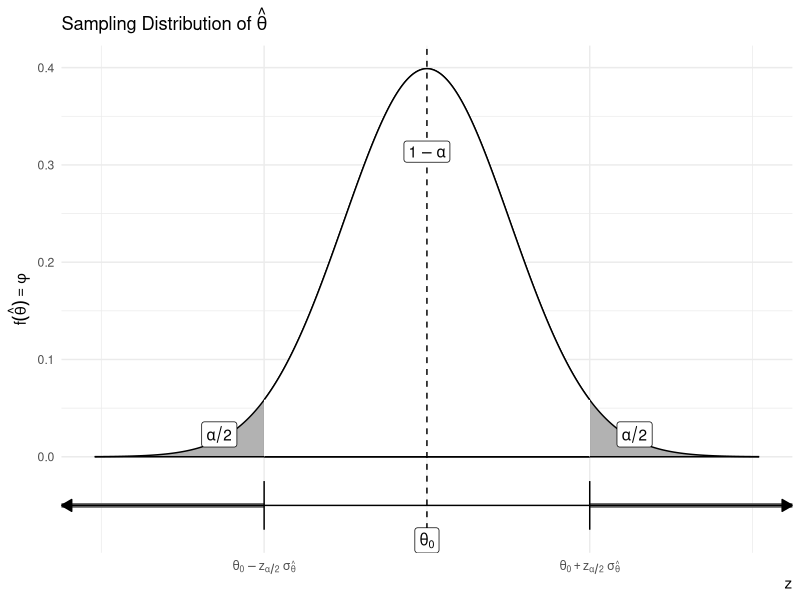
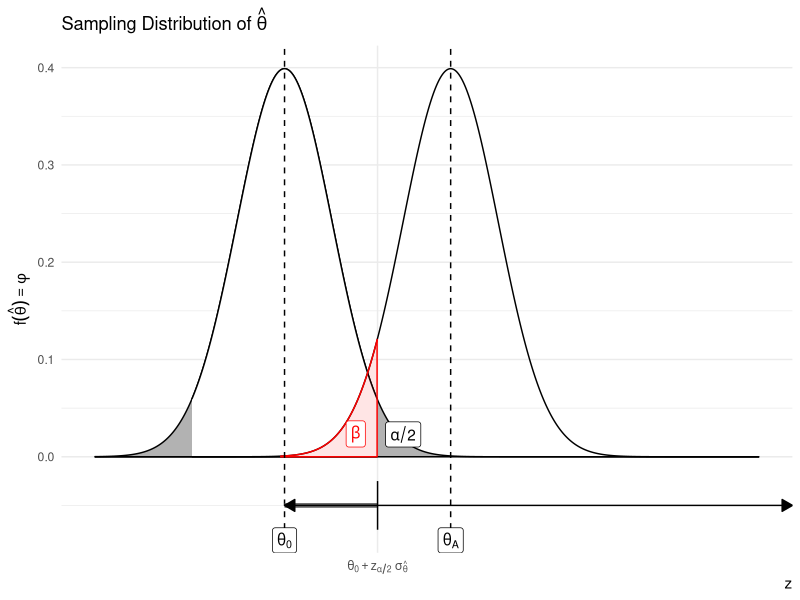
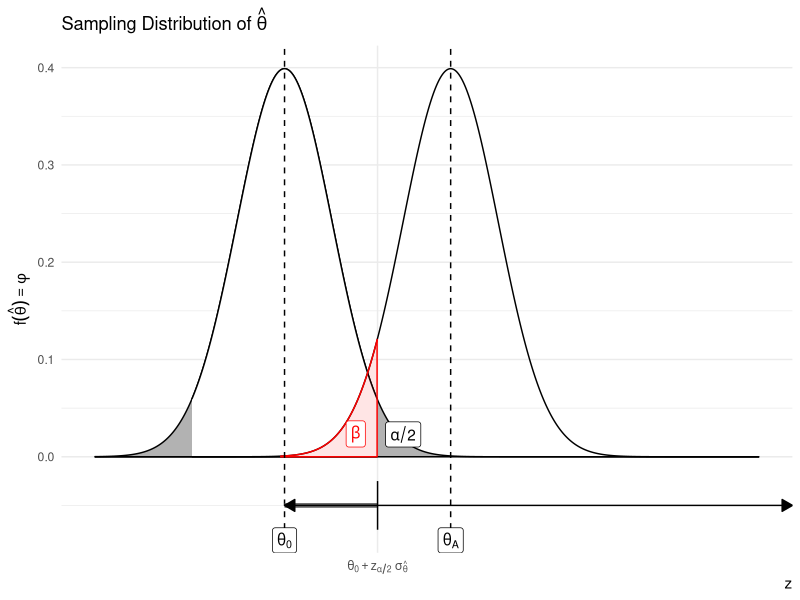
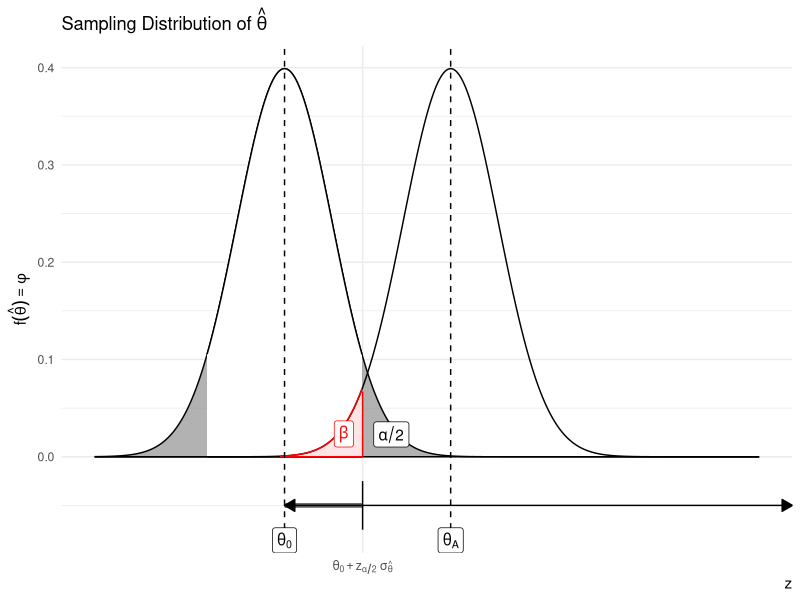
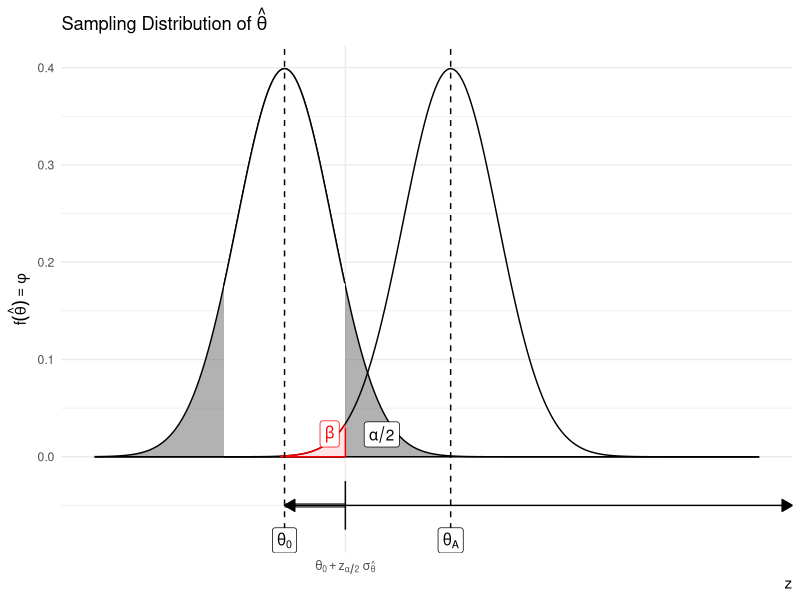
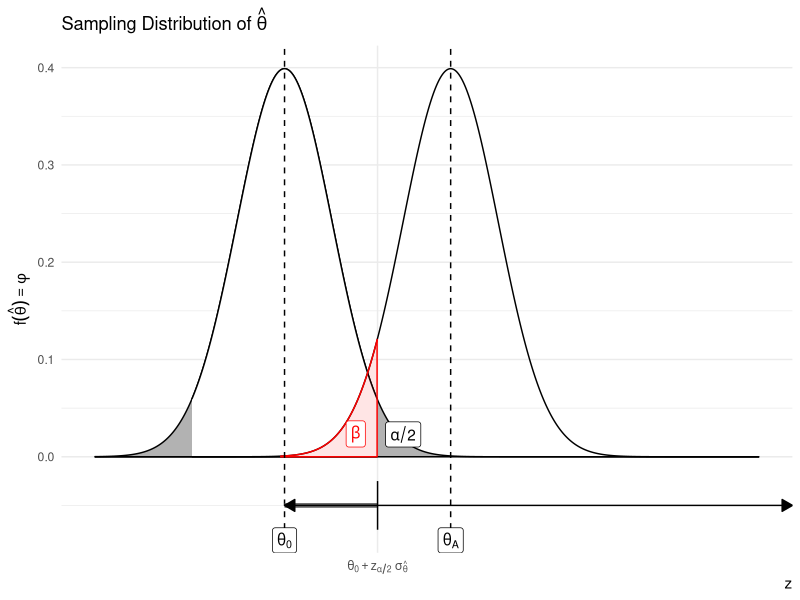
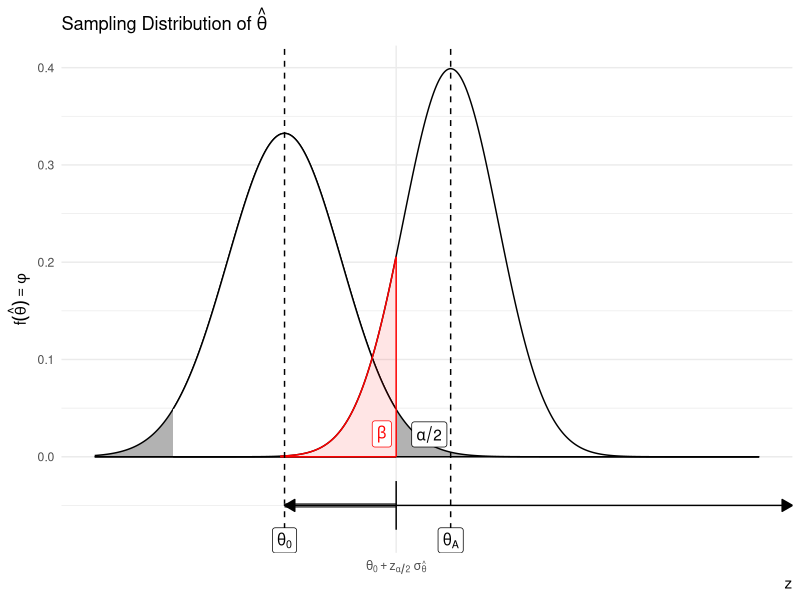
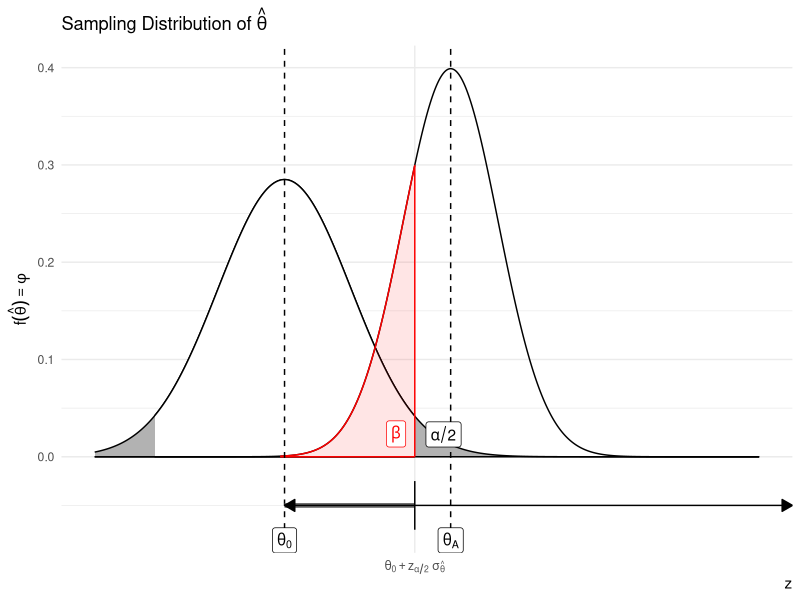

Write the R code that produced these figures, in order.
## ---- chunk 1
set.seed(123)
options(width=60)
knitr::opts_chunk$set(fig.align='center',fig.width=9,fig.height=5)
def.chunk.hook  <- knitr::knit_hooks$get("chunk")
knitr::knit_hooks$set(chunk = function(x, options) {
  x <- def.chunk.hook(x, options)
  ifelse(options$size != "normalsize", paste0("\n \\", options$size,"\n\n", x, "\n\n \\normalsize"), x)
})
require(tidyverse)
## ---- chunk 2
# Load necessary library
library(ggplot2)

# Define the mean and standard deviation
mean <- 0
sd <- 1

# Define the range for x values
x <- seq(-4, 4, length.out = 1000)

# Define the density function for the normal distribution
y <- dnorm(x, mean, sd)

# Calculate the critical value for a 95% confidence interval
z <- qnorm(c(0.025, 0.975))

ggplot(data.frame(x, y), aes(x, y)) +
  geom_ribbon(data = subset(data.frame(x, y), x > -Inf & x < Inf),
              aes(ymin = 0, ymax = y),
              fill = "gray40",
              alpha = 0.5,color = 'black') +
  geom_ribbon(data = subset(data.frame(x, y), x > z[1] & x < z[2]),
              aes(ymin = 0, ymax = y),
              fill = "white",
              alpha = 1,color = 'black') +
  labs(title = bquote("Sampling Distribution of"~ hat(theta)),
       x = bquote(z),
       y = bquote(f(hat(theta))==phi)) +
  theme_minimal() + 
  geom_vline(xintercept = 0,linetype = 'dashed') + 
  annotate(geom = 'segment',x = 1.96,y = -.05,xend = Inf,yend = -.05,
             size = 1.6,color = 'gray40') +
  annotate(geom = 'segment',x = -1.96,y = -.05,xend = -Inf,yend = -.05,
             size = 1.6,color = 'gray40') +
  annotate(geom = 'segment',x = -Inf,y = -.05,xend = Inf,yend = -.05,
           arrow = arrow(length=unit(0.30,"cm"), ends="both", type = "closed")) +
  annotate(geom = 'segment',x = 1.96,y = -.075,xend = 1.96,yend = -0.025) + 
  annotate(geom = 'segment',x = -1.96,y = -.075,xend = -1.96,yend = -0.025) + 
  annotate(geom = 'label',x = 0,y = -Inf,label = expression(theta[0]),vjust = 0,parse = T) + 
  # annotate(geom = 'segment',x = -.95,xend = .95,y = .25,yend= .25,
  #          arrow = arrow(length=unit(0.30,"cm"), ends="both", type = "closed")) + 
  annotate(geom = 'label',x = 0,y = Inf,label = expression(1-alpha),vjust = 5.5,parse = T) + 
  annotate(geom = 'label',x = -2.5,y = .01,label = expression(alpha/2),vjust = 0,parse = T) + 
  annotate(geom = 'label',x = 2.5,y = .01,label = expression(alpha/2),vjust = 0,parse = T) + 
  scale_x_continuous(breaks = c(-1.96,1.96),labels = c(expression(theta[0]-z[alpha/2]~sigma[hat(theta)]),expression(theta[0]+z[alpha/2]~sigma[hat(theta)]))) + 
  theme(axis.title.x = element_text(hjust = 1))
## ---- chunk 3
# Load necessary library
library(ggplot2)

# Define the mean and standard deviation
mean0 <- 0
sd0 <- 1
meanA <- 3.5
sdA <- 1

# Define the range for x values
x <- seq(-4, 10, length.out = 1000)

# Define the density function for the normal distribution
y0 <- dnorm(x, mean0, sd0)
yA <- dnorm(x,meanA,sdA)

# Calculate the critical value for a 95% confidence interval
z <- qnorm(c(0.025, 0.975))

ggplot(data.frame(x, y0), aes(x, y0)) +
  geom_ribbon(data = subset(data.frame(x, y0), x > -Inf & x < Inf),
              aes(ymin = 0, ymax = y0),
              fill = "gray40",
              alpha = 0.5,color = 'black') +
  geom_ribbon(data = subset(data.frame(x, y0), x > z[1] & x < z[2]),
              aes(ymin = 0, ymax = y0),
              fill = "white",
              alpha = 1,color = 'black') +
  geom_line(data = data.frame(x,yA),
            aes(x,yA)) + 
  geom_ribbon(data = data.frame(x,yA) %>%
                as_tibble() %>%
                filter(x < z[2],x > -.1),
              aes(x = x,ymin = 0,ymax = yA),inherit.aes = F,
              fill = 'red',color = 'red',alpha = .1) +
  labs(title = bquote("Sampling Distribution of"~ hat(theta)),
       x = bquote(z),
       y = bquote(f(hat(theta))==phi)) +
  theme_minimal() + 
  geom_vline(xintercept = c(0,3.5),linetype = 'dashed') + 
  annotate(geom = 'segment',x = 1.95,y = 0,xend = 1.95,yend = .12,color = 'red') + 
  # annotate(geom = 'segment',x = 1.96,y = -.05,xend = Inf,yend = -.05,
  #            size = 1.6,color = 'gray40') +
  annotate(geom = 'segment',x = 1.96,y = -.05,xend = 0,yend = -.05,
             size = 1.6,color = 'gray40') +
  annotate(geom = 'segment',x = 0,y = -.05,xend = Inf,yend = -.05,
           arrow = arrow(length=unit(0.30,"cm"), ends="both", type = "closed")) +
  annotate(geom = 'segment',x = 1.96,y = -.075,xend = 1.96,yend = -0.025) + 
  # annotate(geom = 'segment',x = -1.96,y = -.075,xend = -1.96,yend = -0.025) + 
  annotate(geom = 'label',x = 0,y = -Inf,label = expression(theta[0]),vjust = 0,parse = T) + 
  annotate(geom = 'label',x = 3.5,y = -Inf,label = expression(theta[A]),vjust = 0,parse = T) + 
  # annotate(geom = 'segment',x = -.95,xend = .95,y = .25,yend= .25,
  #          arrow = arrow(length=unit(0.30,"cm"), ends="both", type = "closed")) + 
  # annotate(geom = 'label',x = 0,y = Inf,label = expression(1-alpha),vjust = 5.5,parse = T) + 
  # annotate(geom = 'label',x = -2.5,y = .01,label = expression(alpha/2),vjust = 0,parse = T) + 
  annotate(geom = 'label',x = 2.5,y = .01,label = expression(alpha/2),vjust = 0,parse = T) + 
  annotate(geom = 'label',x = 1.5,y = .01,label = expression(beta),vjust = 0,parse = T,color = 'red') + 
  scale_x_continuous(breaks = c(1.96),labels = c(expression(theta[0]+z[alpha/2]~sigma[hat(theta)]))) + 
  theme(axis.title.x = element_text(hjust = 1))
## ---- chunk 4
# Load necessary library
library(ggplot2)

# Define the mean and standard deviation
mean0 <- 0
sd0 <- 1
meanA <- 3.5
sdA <- 1

# Define the range for x values
x <- seq(-4, 10, length.out = 1000)

# Define the density function for the normal distribution
y0 <- dnorm(x, mean0, sd0)
yA <- dnorm(x,meanA,sdA)

# Calculate the critical value for a 95% confidence interval
z <- qnorm(c(0.025, 0.975))

ggplot(data.frame(x, y0), aes(x, y0)) +
  geom_ribbon(data = subset(data.frame(x, y0), x > -Inf & x < Inf),
              aes(ymin = 0, ymax = y0),
              fill = "gray40",
              alpha = 0.5,color = 'black') +
  geom_ribbon(data = subset(data.frame(x, y0), x > z[1] & x < z[2]),
              aes(ymin = 0, ymax = y0),
              fill = "white",
              alpha = 1,color = 'black') +
  geom_line(data = data.frame(x,yA),
            aes(x,yA)) + 
  geom_ribbon(data = data.frame(x,yA) %>%
                as_tibble() %>%
                filter(x < z[2],x > -.1),
              aes(x = x,ymin = 0,ymax = yA),inherit.aes = F,
              fill = 'red',color = 'red',alpha = .1) +
  labs(title = bquote("Sampling Distribution of"~ hat(theta)),
       x = bquote(z),
       y = bquote(f(hat(theta))==phi)) +
  theme_minimal() + 
  geom_vline(xintercept = c(0,3.5),linetype = 'dashed') + 
  annotate(geom = 'segment',x = 1.95,y = 0,xend = 1.95,yend = .12,color = 'red') + 
  # annotate(geom = 'segment',x = 1.96,y = -.05,xend = Inf,yend = -.05,
  #            size = 1.6,color = 'gray40') +
  annotate(geom = 'segment',x = 1.96,y = -.05,xend = 0,yend = -.05,
             size = 1.6,color = 'gray40') +
  annotate(geom = 'segment',x = 0,y = -.05,xend = Inf,yend = -.05,
           arrow = arrow(length=unit(0.30,"cm"), ends="both", type = "closed")) +
  annotate(geom = 'segment',x = 1.96,y = -.075,xend = 1.96,yend = -0.025) + 
  # annotate(geom = 'segment',x = -1.96,y = -.075,xend = -1.96,yend = -0.025) + 
  annotate(geom = 'label',x = 0,y = -Inf,label = expression(theta[0]),vjust = 0,parse = T) + 
  annotate(geom = 'label',x = 3.5,y = -Inf,label = expression(theta[A]),vjust = 0,parse = T) + 
  # annotate(geom = 'segment',x = -.95,xend = .95,y = .25,yend= .25,
  #          arrow = arrow(length=unit(0.30,"cm"), ends="both", type = "closed")) + 
  # annotate(geom = 'label',x = 0,y = Inf,label = expression(1-alpha),vjust = 5.5,parse = T) + 
  # annotate(geom = 'label',x = -2.5,y = .01,label = expression(alpha/2),vjust = 0,parse = T) + 
  annotate(geom = 'label',x = 2.5,y = .01,label = expression(alpha/2),vjust = 0,parse = T) + 
  annotate(geom = 'label',x = 1.5,y = .01,label = expression(beta),vjust = 0,parse = T,color = 'red') + 
  scale_x_continuous(breaks = c(1.96),labels = c(expression(theta[0]+z[alpha/2]~sigma[hat(theta)]))) + 
  theme(axis.title.x = element_text(hjust = 1))
## ---- chunk 5
# Load necessary library
library(ggplot2)

# Define the mean and standard deviation
mean0 <- 0
sd0 <- 1
meanA <- 3.5
sdA <- 1

# Define the range for x values
x <- seq(-4, 10, length.out = 1000)

# Define the density function for the normal distribution
y0 <- dnorm(x, mean0, sd0)
yA <- dnorm(x,meanA,sdA)

# Calculate the critical value for a 95% confidence interval
z <- qnorm(c(0.05, 0.95))

ggplot(data.frame(x, y0), aes(x, y0)) +
  geom_ribbon(data = subset(data.frame(x, y0), x > -Inf & x < Inf),
              aes(ymin = 0, ymax = y0),
              fill = "gray40",
              alpha = 0.5,color = 'black') +
  geom_ribbon(data = subset(data.frame(x, y0), x > z[1] & x < z[2]),
              aes(ymin = 0, ymax = y0),
              fill = "white",
              alpha = 1,color = 'black') +
  geom_line(data = data.frame(x,yA),
            aes(x,yA)) + 
  geom_ribbon(data = data.frame(x,yA) %>%
                as_tibble() %>%
                filter(x < z[2],x > -.1),
              aes(x = x,ymin = 0,ymax = yA),inherit.aes = F,
              fill = 'red',color = 'red',alpha = .1) +
  labs(title = bquote("Sampling Distribution of"~ hat(theta)),
       x = bquote(z),
       y = bquote(f(hat(theta))==phi)) +
  theme_minimal() + 
  geom_vline(xintercept = c(0,3.5),linetype = 'dashed') + 
  annotate(geom = 'segment',x = z[2],y = 0,xend = z[2],yend = .067,color = 'red') + 
  # annotate(geom = 'segment',x = 1.96,y = -.05,xend = Inf,yend = -.05,
  #            size = 1.6,color = 'gray40') +
  annotate(geom = 'segment',x = z[2],y = -.05,xend = 0,yend = -.05,
             size = 1.6,color = 'gray40') +
  annotate(geom = 'segment',x = 0,y = -.05,xend = Inf,yend = -.05,
           arrow = arrow(length=unit(0.30,"cm"), ends="both", type = "closed")) +
  annotate(geom = 'segment',x = z[2],y = -.075,xend = z[2],yend = -0.025) + 
  # annotate(geom = 'segment',x = -1.96,y = -.075,xend = -1.96,yend = -0.025) + 
  annotate(geom = 'label',x = 0,y = -Inf,label = expression(theta[0]),vjust = 0,parse = T) + 
  annotate(geom = 'label',x = 3.5,y = -Inf,label = expression(theta[A]),vjust = 0,parse = T) + 
  # annotate(geom = 'segment',x = -.95,xend = .95,y = .25,yend= .25,
  #          arrow = arrow(length=unit(0.30,"cm"), ends="both", type = "closed")) + 
  # annotate(geom = 'label',x = 0,y = Inf,label = expression(1-alpha),vjust = 5.5,parse = T) + 
  # annotate(geom = 'label',x = -2.5,y = .01,label = expression(alpha/2),vjust = 0,parse = T) + 
  annotate(geom = 'label',x = 2.25,y = .01,label = expression(alpha/2),vjust = 0,parse = T) + 
  annotate(geom = 'label',x = 1.25,y = .01,label = expression(beta),vjust = 0,parse = T,color = 'red') + 
  scale_x_continuous(breaks = z[2],labels = c(expression(theta[0]+z[alpha/2]~sigma[hat(theta)]))) + 
  theme(axis.title.x = element_text(hjust = 1))
## ---- chunk 6
# Load necessary library
library(ggplot2)

# Define the mean and standard deviation
mean0 <- 0
sd0 <- 1
meanA <- 3.5
sdA <- 1

# Define the range for x values
x <- seq(-4, 10, length.out = 1000)

# Define the density function for the normal distribution
y0 <- dnorm(x, mean0, sd0)
yA <- dnorm(x,meanA,sdA)

# Calculate the critical value for a 95% confidence interval
z <- qnorm(c(0.1, 0.9))

ggplot(data.frame(x, y0), aes(x, y0)) +
  geom_ribbon(data = subset(data.frame(x, y0), x > -Inf & x < Inf),
              aes(ymin = 0, ymax = y0),
              fill = "gray40",
              alpha = 0.5,color = 'black') +
  geom_ribbon(data = subset(data.frame(x, y0), x > z[1] & x < z[2]),
              aes(ymin = 0, ymax = y0),
              fill = "white",
              alpha = 1,color = 'black') +
  geom_line(data = data.frame(x,yA),
            aes(x,yA)) + 
  geom_ribbon(data = data.frame(x,yA) %>%
                as_tibble() %>%
                filter(x < z[2],x > -.1),
              aes(x = x,ymin = 0,ymax = yA),inherit.aes = F,
              fill = 'red',color = 'red',alpha = .1) +
  labs(title = bquote("Sampling Distribution of"~ hat(theta)),
       x = bquote(z),
       y = bquote(f(hat(theta))==phi)) +
  theme_minimal() + 
  geom_vline(xintercept = c(0,3.5),linetype = 'dashed') + 
  annotate(geom = 'segment',x = z[2],y = 0,xend = z[2],yend = .03,color = 'red') + 
  # annotate(geom = 'segment',x = 1.96,y = -.05,xend = Inf,yend = -.05,
  #            size = 1.6,color = 'gray40') +
  annotate(geom = 'segment',x = z[2],y = -.05,xend = 0,yend = -.05,
             size = 1.6,color = 'gray40') +
  annotate(geom = 'segment',x = 0,y = -.05,xend = Inf,yend = -.05,
           arrow = arrow(length=unit(0.30,"cm"), ends="both", type = "closed")) +
  annotate(geom = 'segment',x = z[2],y = -.075,xend = z[2],yend = -0.025) + 
  # annotate(geom = 'segment',x = -1.96,y = -.075,xend = -1.96,yend = -0.025) + 
  annotate(geom = 'label',x = 0,y = -Inf,label = expression(theta[0]),vjust = 0,parse = T) + 
  annotate(geom = 'label',x = 3.5,y = -Inf,label = expression(theta[A]),vjust = 0,parse = T) + 
  # annotate(geom = 'segment',x = -.95,xend = .95,y = .25,yend= .25,
  #          arrow = arrow(length=unit(0.30,"cm"), ends="both", type = "closed")) + 
  # annotate(geom = 'label',x = 0,y = Inf,label = expression(1-alpha),vjust = 5.5,parse = T) + 
  # annotate(geom = 'label',x = -2.5,y = .01,label = expression(alpha/2),vjust = 0,parse = T) + 
  annotate(geom = 'label',x = 2.05,y = .01,label = expression(alpha/2),vjust = 0,parse = T) + 
  annotate(geom = 'label',x = .95,y = .01,label = expression(beta),vjust = 0,parse = T,color = 'red') + 
  scale_x_continuous(breaks = z[2],labels = c(expression(theta[0]+z[alpha/2]~sigma[hat(theta)]))) + 
  theme(axis.title.x = element_text(hjust = 1))
## ---- chunk 7
# Load necessary library
library(ggplot2)

# Define the mean and standard deviation
mean0 <- 0
sd0 <- 1
meanA <- 3.5
sdA <- 1

# Define the range for x values
x <- seq(-4, 10, length.out = 1000)

# Define the density function for the normal distribution
y0 <- dnorm(x, mean0, sd0)
yA <- dnorm(x,meanA,sdA)

# Calculate the critical value for a 95% confidence interval
z <- qnorm(c(0.025, 0.975))

ggplot(data.frame(x, y0), aes(x, y0)) +
  geom_ribbon(data = subset(data.frame(x, y0), x > -Inf & x < Inf),
              aes(ymin = 0, ymax = y0),
              fill = "gray40",
              alpha = 0.5,color = 'black') +
  geom_ribbon(data = subset(data.frame(x, y0), x > z[1] & x < z[2]),
              aes(ymin = 0, ymax = y0),
              fill = "white",
              alpha = 1,color = 'black') +
  geom_line(data = data.frame(x,yA),
            aes(x,yA)) + 
  geom_ribbon(data = data.frame(x,yA) %>%
                as_tibble() %>%
                filter(x < z[2],x > -.1),
              aes(x = x,ymin = 0,ymax = yA),inherit.aes = F,
              fill = 'red',color = 'red',alpha = .1) +
  labs(title = bquote("Sampling Distribution of"~ hat(theta)),
       x = bquote(z),
       y = bquote(f(hat(theta))==phi)) +
  theme_minimal() + 
  geom_vline(xintercept = c(0,3.5),linetype = 'dashed') + 
  annotate(geom = 'segment',x = 1.95,y = 0,xend = 1.95,yend = .12,color = 'red') + 
  # annotate(geom = 'segment',x = 1.96,y = -.05,xend = Inf,yend = -.05,
  #            size = 1.6,color = 'gray40') +
  annotate(geom = 'segment',x = 1.96,y = -.05,xend = 0,yend = -.05,
             size = 1.6,color = 'gray40') +
  annotate(geom = 'segment',x = 0,y = -.05,xend = Inf,yend = -.05,
           arrow = arrow(length=unit(0.30,"cm"), ends="both", type = "closed")) +
  annotate(geom = 'segment',x = 1.96,y = -.075,xend = 1.96,yend = -0.025) + 
  # annotate(geom = 'segment',x = -1.96,y = -.075,xend = -1.96,yend = -0.025) + 
  annotate(geom = 'label',x = 0,y = -Inf,label = expression(theta[0]),vjust = 0,parse = T) + 
  annotate(geom = 'label',x = 3.5,y = -Inf,label = expression(theta[A]),vjust = 0,parse = T) + 
  # annotate(geom = 'segment',x = -.95,xend = .95,y = .25,yend= .25,
  #          arrow = arrow(length=unit(0.30,"cm"), ends="both", type = "closed")) + 
  # annotate(geom = 'label',x = 0,y = Inf,label = expression(1-alpha),vjust = 5.5,parse = T) + 
  # annotate(geom = 'label',x = -2.5,y = .01,label = expression(alpha/2),vjust = 0,parse = T) + 
  annotate(geom = 'label',x = 2.5,y = .01,label = expression(alpha/2),vjust = 0,parse = T) + 
  annotate(geom = 'label',x = 1.5,y = .01,label = expression(beta),vjust = 0,parse = T,color = 'red') + 
  scale_x_continuous(breaks = c(1.96),labels = c(expression(theta[0]+z[alpha/2]~sigma[hat(theta)]))) + 
  theme(axis.title.x = element_text(hjust = 1))
## ---- chunk 8
# Load necessary library
library(ggplot2)

# Define the mean and standard deviation
mean0 <- 0
sd0 <- 1.2
meanA <- 3.5
sdA <- 1

# Define the range for x values
x <- seq(-4, 10, length.out = 1000)

# Define the density function for the normal distribution
y0 <- dnorm(x, mean0, sd0)
yA <- dnorm(x,meanA,sdA)

# Calculate the critical value for a 95% confidence interval
z <- qnorm(c(0.025, 0.975))

z0 <- z*sd0
zA <- z*sdA

ggplot(data.frame(x, y0), aes(x, y0)) +
  geom_ribbon(data = subset(data.frame(x, y0), x > -Inf & x < Inf),
              aes(ymin = 0, ymax = y0),
              fill = "gray40",
              alpha = 0.5,color = 'black') +
  geom_ribbon(data = subset(data.frame(x, y0), x > z0[1] & x < z0[2]),
              aes(ymin = 0, ymax = y0),
              fill = "white",
              alpha = 1,color = 'black') +
  geom_line(data = data.frame(x,yA),
            aes(x,yA)) + 
  geom_ribbon(data = data.frame(x,yA) %>%
                as_tibble() %>%
                filter(x < z0[2],x > -.1),
              aes(x = x,ymin = 0,ymax = yA),inherit.aes = F,
              fill = 'red',color = 'red',alpha = .1) +
  labs(title = bquote("Sampling Distribution of"~ hat(theta)),
       x = bquote(z),
       y = bquote(f(hat(theta))==phi)) +
  theme_minimal() + 
  geom_vline(xintercept = c(0,3.5),linetype = 'dashed') + 
  annotate(geom = 'segment',x = z0[2],y = 0,xend = z0[2],yend = .205,color = 'red') + 
  # annotate(geom = 'segment',x = 1.96,y = -.05,xend = Inf,yend = -.05,
  #            size = 1.6,color = 'gray40') +
  annotate(geom = 'segment',x = z0[2],y = -.05,xend = 0,yend = -.05,
             size = 1.6,color = 'gray40') +
  annotate(geom = 'segment',x = 0,y = -.05,xend = Inf,yend = -.05,
           arrow = arrow(length=unit(0.30,"cm"), ends="both", type = "closed")) +
  annotate(geom = 'segment',x = z0[2],y = -.075,xend = z0[2],yend = -0.025) + 
  # annotate(geom = 'segment',x = -1.96,y = -.075,xend = -1.96,yend = -0.025) + 
  annotate(geom = 'label',x = 0,y = -Inf,label = expression(theta[0]),vjust = 0,parse = T) + 
  annotate(geom = 'label',x = 3.5,y = -Inf,label = expression(theta[A]),vjust = 0,parse = T) + 
  # annotate(geom = 'segment',x = -.95,xend = .95,y = .25,yend= .25,
  #          arrow = arrow(length=unit(0.30,"cm"), ends="both", type = "closed")) + 
  # annotate(geom = 'label',x = 0,y = Inf,label = expression(1-alpha),vjust = 5.5,parse = T) + 
  # annotate(geom = 'label',x = -2.5,y = .01,label = expression(alpha/2),vjust = 0,parse = T) + 
  annotate(geom = 'label',x = 3.05,y = .01,label = expression(alpha/2),vjust = 0,parse = T) + 
  annotate(geom = 'label',x = 2.05,y = .01,label = expression(beta),vjust = 0,parse = T,color = 'red') + 
  scale_x_continuous(breaks = z0[2],labels = c(expression(theta[0]+z[alpha/2]~sigma[hat(theta)]))) + 
  theme(axis.title.x = element_text(hjust = 1))
## ---- chunk 9
# Load necessary library
library(ggplot2)

# Define the mean and standard deviation
mean0 <- 0
sd0 <- 1.4
meanA <- 3.5
sdA <- 1

# Define the range for x values
x <- seq(-4, 10, length.out = 1000)

# Define the density function for the normal distribution
y0 <- dnorm(x, mean0, sd0)
yA <- dnorm(x,meanA,sdA)

# Calculate the critical value for a 95% confidence interval
z <- qnorm(c(0.025, 0.975))

z0 <- z*sd0
zA <- z*sdA

ggplot(data.frame(x, y0), aes(x, y0)) +
  geom_ribbon(data = subset(data.frame(x, y0), x > -Inf & x < Inf),
              aes(ymin = 0, ymax = y0),
              fill = "gray40",
              alpha = 0.5,color = 'black') +
  geom_ribbon(data = subset(data.frame(x, y0), x > z0[1] & x < z0[2]),
              aes(ymin = 0, ymax = y0),
              fill = "white",
              alpha = 1,color = 'black') +
  geom_line(data = data.frame(x,yA),
            aes(x,yA)) + 
  geom_ribbon(data = data.frame(x,yA) %>%
                as_tibble() %>%
                filter(x < z0[2],x > -.1),
              aes(x = x,ymin = 0,ymax = yA),inherit.aes = F,
              fill = 'red',color = 'red',alpha = .1) +
  labs(title = bquote("Sampling Distribution of"~ hat(theta)),
       x = bquote(z),
       y = bquote(f(hat(theta))==phi)) +
  theme_minimal() + 
  geom_vline(xintercept = c(0,3.5),linetype = 'dashed') + 
  annotate(geom = 'segment',x = z0[2],y = 0,xend = z0[2],yend = .3,color = 'red') + 
  # annotate(geom = 'segment',x = 1.96,y = -.05,xend = Inf,yend = -.05,
  #            size = 1.6,color = 'gray40') +
  annotate(geom = 'segment',x = z0[2],y = -.05,xend = 0,yend = -.05,
             size = 1.6,color = 'gray40') +
  annotate(geom = 'segment',x = 0,y = -.05,xend = Inf,yend = -.05,
           arrow = arrow(length=unit(0.30,"cm"), ends="both", type = "closed")) +
  annotate(geom = 'segment',x = z0[2],y = -.075,xend = z0[2],yend = -0.025) + 
  # annotate(geom = 'segment',x = -1.96,y = -.075,xend = -1.96,yend = -0.025) + 
  annotate(geom = 'label',x = 0,y = -Inf,label = expression(theta[0]),vjust = 0,parse = T) + 
  annotate(geom = 'label',x = 3.5,y = -Inf,label = expression(theta[A]),vjust = 0,parse = T) + 
  # annotate(geom = 'segment',x = -.95,xend = .95,y = .25,yend= .25,
  #          arrow = arrow(length=unit(0.30,"cm"), ends="both", type = "closed")) + 
  # annotate(geom = 'label',x = 0,y = Inf,label = expression(1-alpha),vjust = 5.5,parse = T) + 
  # annotate(geom = 'label',x = -2.5,y = .01,label = expression(alpha/2),vjust = 0,parse = T) + 
  annotate(geom = 'label',x = 3.35,y = .01,label = expression(alpha/2),vjust = 0,parse = T) + 
  annotate(geom = 'label',x = 2.35,y = .01,label = expression(beta),vjust = 0,parse = T,color = 'red') + 
  scale_x_continuous(breaks = z0[2],labels = c(expression(theta[0]+z[alpha/2]~sigma[hat(theta)]))) + 
  theme(axis.title.x = element_text(hjust = 1))
## ---- chunk 10
# Load necessary library
library(ggplot2)

# Define the mean and standard deviation
mean0 <- 0
sd0 <- 1
meanA <- 3.5
sdA <- 1

# Define the range for x values
x <- seq(-4, 10, length.out = 1000)

# Define the density function for the normal distribution
y0 <- dnorm(x, mean0, sd0)
yA <- dnorm(x,meanA,sdA)

# Calculate the critical value for a 95% confidence interval
z <- qnorm(c(0.025, 0.975))

z0 <- z*sd0
zA <- z*sdA

ggplot(data.frame(x, y0), aes(x, y0)) +
  geom_ribbon(data = subset(data.frame(x, y0), x > -Inf & x < Inf),
              aes(ymin = 0, ymax = y0),
              fill = "gray40",
              alpha = 0.5,color = 'black') +
  geom_ribbon(data = subset(data.frame(x, y0), x > z0[1] & x < z0[2]),
              aes(ymin = 0, ymax = y0),
              fill = "white",
              alpha = 1,color = 'black') +
  geom_line(data = data.frame(x,yA),
            aes(x,yA)) + 
  geom_ribbon(data = data.frame(x,yA) %>%
                as_tibble() %>%
                filter(x < z0[2],x > -.1),
              aes(x = x,ymin = 0,ymax = yA),inherit.aes = F,
              fill = 'red',color = 'red',alpha = .1) +
  labs(title = bquote("Sampling Distribution of"~ hat(theta)),
       x = bquote(z),
       y = bquote(f(hat(theta))==phi)) +
  theme_minimal() + 
  geom_vline(xintercept = c(0,3.5),linetype = 'dashed') + 
  annotate(geom = 'segment',x = z0[2],y = 0,xend = z0[2],yend = .12,color = 'red') + 
  # annotate(geom = 'segment',x = 1.96,y = -.05,xend = Inf,yend = -.05,
  #            size = 1.6,color = 'gray40') +
  annotate(geom = 'segment',x = z0[2],y = -.05,xend = 0,yend = -.05,
             size = 1.6,color = 'gray40') +
  annotate(geom = 'segment',x = 0,y = -.05,xend = Inf,yend = -.05,
           arrow = arrow(length=unit(0.30,"cm"), ends="both", type = "closed")) +
  annotate(geom = 'segment',x = z0[2],y = -.075,xend = z0[2],yend = -0.025) + 
  # annotate(geom = 'segment',x = -1.96,y = -.075,xend = -1.96,yend = -0.025) + 
  annotate(geom = 'label',x = 0,y = -Inf,label = expression(theta[0]),vjust = 0,parse = T) + 
  annotate(geom = 'label',x = 3.5,y = -Inf,label = expression(theta[A]),vjust = 0,parse = T) + 
  # annotate(geom = 'segment',x = -.95,xend = .95,y = .25,yend= .25,
  #          arrow = arrow(length=unit(0.30,"cm"), ends="both", type = "closed")) + 
  # annotate(geom = 'label',x = 0,y = Inf,label = expression(1-alpha),vjust = 5.5,parse = T) + 
  # annotate(geom = 'label',x = -2.5,y = .01,label = expression(alpha/2),vjust = 0,parse = T) + 
  annotate(geom = 'label',x = 2.5,y = .01,label = expression(alpha/2),vjust = 0,parse = T) + 
  annotate(geom = 'label',x = 1.5,y = .01,label = expression(beta),vjust = 0,parse = T,color = 'red') + 
  scale_x_continuous(breaks = z0[2],labels = c(expression(theta[0]+z[alpha/2]~sigma[hat(theta)]))) + 
  theme(axis.title.x = element_text(hjust = 1))
## ---- chunk 11
# Load necessary library
library(ggplot2)

# Define the mean and standard deviation
mean0 <- 0
sd0 <- .8
meanA <- 3.5
sdA <- 1

# Define the range for x values
x <- seq(-4, 10, length.out = 1000)

# Define the density function for the normal distribution
y0 <- dnorm(x, mean0, sd0)
yA <- dnorm(x,meanA,sdA)

# Calculate the critical value for a 95% confidence interval
z <- qnorm(c(0.025, 0.975))

z0 <- z*sd0
zA <- z*sdA

ggplot(data.frame(x, y0), aes(x, y0)) +
  geom_ribbon(data = subset(data.frame(x, y0), x > -Inf & x < Inf),
              aes(ymin = 0, ymax = y0),
              fill = "gray40",
              alpha = 0.5,color = 'black') +
  geom_ribbon(data = subset(data.frame(x, y0), x > z0[1] & x < z0[2]),
              aes(ymin = 0, ymax = y0),
              fill = "white",
              alpha = 1,color = 'black') +
  geom_line(data = data.frame(x,yA),
            aes(x,yA)) + 
  geom_ribbon(data = data.frame(x,yA) %>%
                as_tibble() %>%
                filter(x < z0[2],x > -.1),
              aes(x = x,ymin = 0,ymax = yA),inherit.aes = F,
              fill = 'red',color = 'red',alpha = .1) +
  labs(title = bquote("Sampling Distribution of"~ hat(theta)),
       x = bquote(z),
       y = bquote(f(hat(theta))==phi)) +
  theme_minimal() + 
  geom_vline(xintercept = c(0,3.5),linetype = 'dashed') + 
  annotate(geom = 'segment',x = z0[2],y = 0,xend = z0[2],yend = .07,color = 'red') + 
  # annotate(geom = 'segment',x = 1.96,y = -.05,xend = Inf,yend = -.05,
  #            size = 1.6,color = 'gray40') +
  annotate(geom = 'segment',x = z0[2],y = -.05,xend = 0,yend = -.05,
             size = 1.6,color = 'gray40') +
  annotate(geom = 'segment',x = 0,y = -.05,xend = Inf,yend = -.05,
           arrow = arrow(length=unit(0.30,"cm"), ends="both", type = "closed")) +
  annotate(geom = 'segment',x = z0[2],y = -.075,xend = z0[2],yend = -0.025) + 
  # annotate(geom = 'segment',x = -1.96,y = -.075,xend = -1.96,yend = -0.025) + 
annotate(geom = 'label',x = mean0,y = -Inf,label = expression(theta[0]),vjust = 0,parse = T) + 
  annotate(geom = 'label',x = meanA,y = -Inf,label = expression(theta[A]),vjust = 0,parse = T) + 
  # annotate(geom = 'segment',x = -.95,xend = .95,y = .25,yend= .25,
  #          arrow = arrow(length=unit(0.30,"cm"), ends="both", type = "closed")) + 
  # annotate(geom = 'label',x = 0,y = Inf,label = expression(1-alpha),vjust = 5.5,parse = T) + 
  # annotate(geom = 'label',x = -2.5,y = .01,label = expression(alpha/2),vjust = 0,parse = T) + 
  annotate(geom = 'label',x = 2.25,y = .01,label = expression(alpha/2),vjust = 0,parse = T) + 
  annotate(geom = 'label',x = 1.25,y = .01,label = expression(beta),vjust = 0,parse = T,color = 'red') + 
  scale_x_continuous(breaks = z0[2],labels = c(expression(theta[0]+z[alpha/2]~sigma[hat(theta)]))) + 
  theme(axis.title.x = element_text(hjust = 1))
## ---- chunk 12
# Load necessary library
library(ggplot2)

# Define the mean and standard deviation
mean0 <- 0
sd0 <- .6
meanA <- 3.5
sdA <- 1

# Define the range for x values
x <- seq(-4, 10, length.out = 1000)

# Define the density function for the normal distribution
y0 <- dnorm(x, mean0, sd0)
yA <- dnorm(x,meanA,sdA)

# Calculate the critical value for a 95% confidence interval
z <- qnorm(c(0.025, 0.975))

z0 <- z*sd0
zA <- z*sdA

ggplot(data.frame(x, y0), aes(x, y0)) +
  geom_ribbon(data = subset(data.frame(x, y0), x > -Inf & x < Inf),
              aes(ymin = 0, ymax = y0),
              fill = "gray40",
              alpha = 0.5,color = 'black') +
  geom_ribbon(data = subset(data.frame(x, y0), x > z0[1] & x < z0[2]),
              aes(ymin = 0, ymax = y0),
              fill = "white",
              alpha = 1,color = 'black') +
  geom_line(data = data.frame(x,yA),
            aes(x,yA)) + 
  geom_ribbon(data = data.frame(x,yA) %>%
                as_tibble() %>%
                filter(x < z0[2],x > -.1),
              aes(x = x,ymin = 0,ymax = yA),inherit.aes = F,
              fill = 'red',color = 'red',alpha = .1) +
  labs(title = bquote("Sampling Distribution of"~ hat(theta)),
       x = bquote(z),
       y = bquote(f(hat(theta))==phi)) +
  theme_minimal() + 
  geom_vline(xintercept = c(0,3.5),linetype = 'dashed') + 
  annotate(geom = 'segment',x = z0[2],y = 0,xend = z0[2],yend = .021,color = 'red') + 
  # annotate(geom = 'segment',x = 1.96,y = -.05,xend = Inf,yend = -.05,
  #            size = 1.6,color = 'gray40') +
  annotate(geom = 'segment',x = z0[2],y = -.05,xend = 0,yend = -.05,
             size = 1.6,color = 'gray40') +
  annotate(geom = 'segment',x = 0,y = -.05,xend = Inf,yend = -.05,
           arrow = arrow(length=unit(0.30,"cm"), ends="both", type = "closed")) +
  annotate(geom = 'segment',x = z0[2],y = -.075,xend = z0[2],yend = -0.025) + 
  # annotate(geom = 'segment',x = -1.96,y = -.075,xend = -1.96,yend = -0.025) + 
annotate(geom = 'label',x = mean0,y = -Inf,label = expression(theta[0]),vjust = 0,parse = T) + 
  annotate(geom = 'label',x = meanA,y = -Inf,label = expression(theta[A]),vjust = 0,parse = T) + 
  # annotate(geom = 'segment',x = -.95,xend = .95,y = .25,yend= .25,
  #          arrow = arrow(length=unit(0.30,"cm"), ends="both", type = "closed")) + 
  # annotate(geom = 'label',x = 0,y = Inf,label = expression(1-alpha),vjust = 5.5,parse = T) + 
  # annotate(geom = 'label',x = -2.5,y = .01,label = expression(alpha/2),vjust = 0,parse = T) + 
  annotate(geom = 'label',x = 1.75,y = .01,label = expression(alpha/2),vjust = 0,parse = T) + 
  annotate(geom = 'label',x = .75,y = .01,label = expression(beta),vjust = 0,parse = T,color = 'red') + 
  scale_x_continuous(breaks = z0[2],labels = c(expression(theta[0]+z[alpha/2]~sigma[hat(theta)]))) + 
  theme(axis.title.x = element_text(hjust = 1))
## ---- chunk 13
# Load necessary library
library(ggplot2)

# Define the mean and standard deviation
mean0 <- 0
sd0 <- 1
meanA <- 3.5
sdA <- 1

# Define the range for x values
x <- seq(-4, 10, length.out = 1000)

# Define the density function for the normal distribution
y0 <- dnorm(x, mean0, sd0)
yA <- dnorm(x,meanA,sdA)

# Calculate the critical value for a 95% confidence interval
z <- qnorm(c(0.025, 0.975))

z0 <- z*sd0
zA <- z*sdA

ggplot(data.frame(x, y0), aes(x, y0)) +
  geom_ribbon(data = subset(data.frame(x, y0), x > -Inf & x < Inf),
              aes(ymin = 0, ymax = y0),
              fill = "gray40",
              alpha = 0.5,color = 'black') +
  geom_ribbon(data = subset(data.frame(x, y0), x > z0[1] & x < z0[2]),
              aes(ymin = 0, ymax = y0),
              fill = "white",
              alpha = 1,color = 'black') +
  geom_line(data = data.frame(x,yA),
            aes(x,yA)) + 
  geom_ribbon(data = data.frame(x,yA) %>%
                as_tibble() %>%
                filter(x < z0[2],x > -.1),
              aes(x = x,ymin = 0,ymax = yA),inherit.aes = F,
              fill = 'red',color = 'red',alpha = .1) +
  labs(title = bquote("Sampling Distribution of"~ hat(theta)),
       x = bquote(z),
       y = bquote(f(hat(theta))==phi)) +
  theme_minimal() + 
  geom_vline(xintercept = c(mean0,meanA),linetype = 'dashed') + 
  annotate(geom = 'segment',x = z0[2],y = 0,xend = z0[2],yend = .12,color = 'red') + 
  # annotate(geom = 'segment',x = 1.96,y = -.05,xend = Inf,yend = -.05,
  #            size = 1.6,color = 'gray40') +
  annotate(geom = 'segment',x = z0[2],y = -.05,xend = 0,yend = -.05,
             size = 1.6,color = 'gray40') +
  annotate(geom = 'segment',x = 0,y = -.05,xend = Inf,yend = -.05,
           arrow = arrow(length=unit(0.30,"cm"), ends="both", type = "closed")) +
  annotate(geom = 'segment',x = z0[2],y = -.075,xend = z0[2],yend = -0.025) + 
  # annotate(geom = 'segment',x = -1.96,y = -.075,xend = -1.96,yend = -0.025) + 
  annotate(geom = 'label',x = mean0,y = -Inf,label = expression(theta[0]),vjust = 0,parse = T) + 
  annotate(geom = 'label',x = meanA,y = -Inf,label = expression(theta[A]),vjust = 0,parse = T) + 
  # annotate(geom = 'segment',x = -.95,xend = .95,y = .25,yend= .25,
  #          arrow = arrow(length=unit(0.30,"cm"), ends="both", type = "closed")) + 
  # annotate(geom = 'label',x = 0,y = Inf,label = expression(1-alpha),vjust = 5.5,parse = T) + 
  # annotate(geom = 'label',x = -2.5,y = .01,label = expression(alpha/2),vjust = 0,parse = T) + 
  annotate(geom = 'label',x = 2.5,y = .01,label = expression(alpha/2),vjust = 0,parse = T) + 
  annotate(geom = 'label',x = 1.5,y = .01,label = expression(beta),vjust = 0,parse = T,color = 'red') + 
  scale_x_continuous(breaks = z0[2],labels = c(expression(theta[0]+z[alpha/2]~sigma[hat(theta)]))) + 
  theme(axis.title.x = element_text(hjust = 1))
## ---- chunk 14
# Load necessary library
library(ggplot2)

# Define the mean and standard deviation
mean0 <- -.2
sd0 <- 1
meanA <- 3.7
sdA <- 1

# Define the range for x values
x <- seq(-4, 10, length.out = 1000)

# Define the density function for the normal distribution
y0 <- dnorm(x, mean0, sd0)
yA <- dnorm(x,meanA,sdA)

# Calculate the critical value for a 95% confidence interval
z <- qnorm(c(0.025, 0.975))

z0 <- mean0 + z*sd0
zA <- meanA + z*sdA

ggplot(data.frame(x, y0), aes(x, y0)) +
  geom_ribbon(data = subset(data.frame(x, y0), x > -Inf & x < Inf),
              aes(ymin = 0, ymax = y0),
              fill = "gray40",
              alpha = 0.5,color = 'black') +
  geom_ribbon(data = subset(data.frame(x, y0), x > z0[1] & x < z0[2]),
              aes(ymin = 0, ymax = y0),
              fill = "white",
              alpha = 1,color = 'black') +
  geom_line(data = data.frame(x,yA),
            aes(x,yA)) + 
  geom_ribbon(data = data.frame(x,yA) %>%
                as_tibble() %>%
                filter(x < z0[2],x > -.1),
              aes(x = x,ymin = 0,ymax = yA),inherit.aes = F,
              fill = 'red',color = 'red',alpha = .1) +
  labs(title = bquote("Sampling Distribution of"~ hat(theta)),
       x = bquote(z),
       y = bquote(f(hat(theta))==phi)) +
  theme_minimal() + 
  geom_vline(xintercept = c(mean0,meanA),linetype = 'dashed') + 
  annotate(geom = 'segment',x = z0[2],y = 0,xend = z0[2],yend = .061,color = 'red') + 
  # annotate(geom = 'segment',x = 1.96,y = -.05,xend = Inf,yend = -.05,
  #            size = 1.6,color = 'gray40') +
  annotate(geom = 'segment',x = z0[2],y = -.05,xend = 0,yend = -.05,
             size = 1.6,color = 'gray40') +
  annotate(geom = 'segment',x = 0,y = -.05,xend = Inf,yend = -.05,
           arrow = arrow(length=unit(0.30,"cm"), ends="both", type = "closed")) +
  annotate(geom = 'segment',x = z0[2],y = -.075,xend = z0[2],yend = -0.025) + 
  # annotate(geom = 'segment',x = -1.96,y = -.075,xend = -1.96,yend = -0.025) + 
  annotate(geom = 'label',x = 0,y = -Inf,label = expression(theta[0]),vjust = 0,parse = T) + 
  annotate(geom = 'label',x = 3.5,y = -Inf,label = expression(theta[A]),vjust = 0,parse = T) + 
  # annotate(geom = 'segment',x = -.95,xend = .95,y = .25,yend= .25,
  #          arrow = arrow(length=unit(0.30,"cm"), ends="both", type = "closed")) + 
  # annotate(geom = 'label',x = 0,y = Inf,label = expression(1-alpha),vjust = 5.5,parse = T) + 
  # annotate(geom = 'label',x = -2.5,y = .01,label = expression(alpha/2),vjust = 0,parse = T) + 
  annotate(geom = 'label',x = 2.35,y = .01,label = expression(alpha/2),vjust = 0,parse = T) + 
  annotate(geom = 'label',x = 1.35,y = .01,label = expression(beta),vjust = 0,parse = T,color = 'red') + 
  scale_x_continuous(breaks = z0[2],labels = c(expression(theta[0]+z[alpha/2]~sigma[hat(theta)]))) + 
  theme(axis.title.x = element_text(hjust = 1))
## ---- chunk 15
# Load necessary library
library(ggplot2)

# Define the mean and standard deviation
mean0 <- -.4
sd0 <- 1
meanA <- 3.9
sdA <- 1

# Define the range for x values
x <- seq(-4, 10, length.out = 1000)

# Define the density function for the normal distribution
y0 <- dnorm(x, mean0, sd0)
yA <- dnorm(x,meanA,sdA)

# Calculate the critical value for a 95% confidence interval
z <- qnorm(c(0.025, 0.975))

z0 <- mean0 + z*sd0
zA <- meanA + z*sdA

ggplot(data.frame(x, y0), aes(x, y0)) +
  geom_ribbon(data = subset(data.frame(x, y0), x > -Inf & x < Inf),
              aes(ymin = 0, ymax = y0),
              fill = "gray40",
              alpha = 0.5,color = 'black') +
  geom_ribbon(data = subset(data.frame(x, y0), x > z0[1] & x < z0[2]),
              aes(ymin = 0, ymax = y0),
              fill = "white",
              alpha = 1,color = 'black') +
  geom_line(data = data.frame(x,yA),
            aes(x,yA)) + 
  geom_ribbon(data = data.frame(x,yA) %>%
                as_tibble() %>%
                filter(x < z0[2],x > -.1),
              aes(x = x,ymin = 0,ymax = yA),inherit.aes = F,
              fill = 'red',color = 'red',alpha = .1) +
  labs(title = bquote("Sampling Distribution of"~ hat(theta)),
       x = bquote(z),
       y = bquote(f(hat(theta))==phi)) +
  theme_minimal() + 
  geom_vline(xintercept = c(mean0,meanA),linetype = 'dashed') + 
  annotate(geom = 'segment',x = z0[2],y = 0,xend = z0[2],yend = .021,color = 'red') + 
  # annotate(geom = 'segment',x = 1.96,y = -.05,xend = Inf,yend = -.05,
  #            size = 1.6,color = 'gray40') +
  annotate(geom = 'segment',x = z0[2],y = -.05,xend = 0,yend = -.05,
             size = 1.6,color = 'gray40') +
  annotate(geom = 'segment',x = 0,y = -.05,xend = Inf,yend = -.05,
           arrow = arrow(length=unit(0.30,"cm"), ends="both", type = "closed")) +
  annotate(geom = 'segment',x = z0[2],y = -.075,xend = z0[2],yend = -0.025) + 
  # annotate(geom = 'segment',x = -1.96,y = -.075,xend = -1.96,yend = -0.025) + 
  annotate(geom = 'label',x = 0,y = -Inf,label = expression(theta[0]),vjust = 0,parse = T) + 
  annotate(geom = 'label',x = 3.5,y = -Inf,label = expression(theta[A]),vjust = 0,parse = T) + 
  # annotate(geom = 'segment',x = -.95,xend = .95,y = .25,yend= .25,
  #          arrow = arrow(length=unit(0.30,"cm"), ends="both", type = "closed")) + 
  # annotate(geom = 'label',x = 0,y = Inf,label = expression(1-alpha),vjust = 5.5,parse = T) + 
  # annotate(geom = 'label',x = -2.5,y = .01,label = expression(alpha/2),vjust = 0,parse = T) + 
  annotate(geom = 'label',x = 2.15,y = .01,label = expression(alpha/2),vjust = 0,parse = T) + 
  annotate(geom = 'label',x = 1.15,y = .01,label = expression(beta),vjust = 0,parse = T,color = 'red') + 
  scale_x_continuous(breaks = z0[2],labels = c(expression(theta[0]+z[alpha/2]~sigma[hat(theta)]))) + 
  theme(axis.title.x = element_text(hjust = 1))
